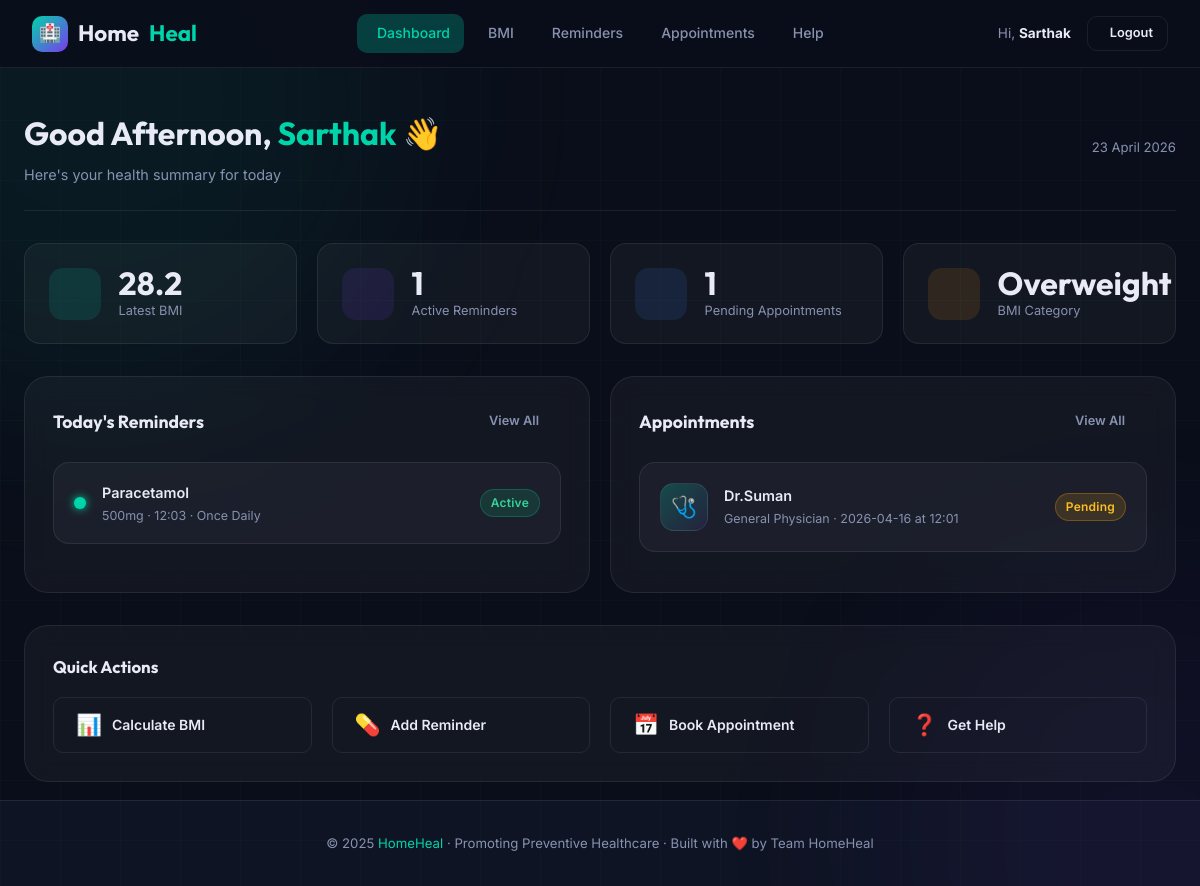
The app's page /dashboard (signed in) with its own data.
### tables this page shows
CREATE TABLE bmi_history (
                id INTEGER PRIMARY KEY AUTOINCREMENT,
                user_id INTEGER NOT NULL,
                weight REAL NOT NULL,
                height REAL NOT NULL,
                bmi REAL NOT NULL,
                category TEXT NOT NULL,
                recorded_at TEXT DEFAULT CURRENT_TIMESTAMP,
                FOREIGN KEY (user_id) REFERENCES users(id)
            );

CREATE TABLE reminders (
                id INTEGER PRIMARY KEY AUTOINCREMENT,
                user_id INTEGER NOT NULL,
                medicine_name TEXT NOT NULL,
                dosage TEXT,
                time TEXT NOT NULL,
                frequency TEXT NOT NULL,
                notes TEXT,
                active INTEGER DEFAULT 1,
                created_at TEXT DEFAULT CURRENT_TIMESTAMP,
                FOREIGN KEY (user_id) REFERENCES users(id)
            );

CREATE TABLE appointments (
                id INTEGER PRIMARY KEY AUTOINCREMENT,
                user_id INTEGER NOT NULL,
                doctor_name TEXT NOT NULL,
                specialization TEXT,
                date TEXT NOT NULL,
                time TEXT NOT NULL,
                reason TEXT,
                status TEXT DEFAULT 'Pending',
                created_at TEXT DEFAULT CURRENT_TIMESTAMP,
                FOREIGN KEY (user_id) REFERENCES users(id)
            );

### app.py (the view)
@app.route('/dashboard')
@login_required
def dashboard():
    uid = session['user_id']
    with get_db() as conn:
        reminders = conn.execute('SELECT * FROM reminders WHERE user_id=? AND active=1 ORDER BY time', (uid,)).fetchall()
        appointments = conn.execute('SELECT * FROM appointments WHERE user_id=? ORDER BY date DESC LIMIT 5', (uid,)).fetchall()
        bmi_latest = conn.execute('SELECT * FROM bmi_history WHERE user_id=? ORDER BY recorded_at DESC LIMIT 1', (uid,)).fetchone()
        reminder_count = conn.execute('SELECT COUNT(*) as c FROM reminders WHERE user_id=? AND active=1', (uid,)).fetchone()['c']
        appt_count = conn.execute('SELECT COUNT(*) as c FROM appointments WHERE user_id=? AND status="Pending"', (uid,)).fetchone()['c']
    now = datetime.now()
    return render_template('dashboard.html',
                           reminders=reminders,
                           appointments=appointments,
                           bmi_latest=bmi_latest,
                           reminder_count=reminder_count,
                           appt_count=appt_count,
                           now_hour=now.hour,
                           now_date=now.strftime('%d %B %Y'))

### app.py (called while the page is built)
def get_db():
    conn = sqlite3.connect(DB_PATH)
    conn.row_factory = sqlite3.Row
    return conn

def login_required(f):
    @wraps(f)
    def decorated(*args, **kwargs):
        if 'user_id' not in session:
            flash('Please log in to continue.', 'warning')
            return redirect(url_for('login'))
        return f(*args, **kwargs)
    return decorated

### templates/dashboard.html (shortened to what this page needs)
{% extends "base.html" %}
{% block content %}
<div class="container">
  <div class="page-header fade-in">
    <div class="flex-center justify-between">
      <div>
        <h1 class="page-title">Good {{ 'Morning' if now_hour < 12 else 'Afternoon' if now_hour < 17 else 'Evening' }}, <span>{{ session.user_name.split()[0] }}</span> 👋</h1>
        <p class="page-subtitle">Here's your health summary for today</p>
      </div>
      <div style="font-size:0.82rem;color:var(--text-muted);">
         {{ now_date }}
      </div>
    </div>
  </div>
  <div class="grid grid-4 mb-4 fade-in delay-1">
    <div class="stat-card">
      <div class="stat-icon stat-icon-green"></div>
      <div>
        <div class="stat-value">{{ bmi_latest.bmi if bmi_latest else '–' }}</div>
        <div class="stat-label">Latest BMI</div>
      </div>
    </div>
    <div class="stat-card">
      <div class="stat-icon stat-icon-purple"></div>
      <div>
        <div class="stat-value">{{ reminder_count }}</div>
        <div class="stat-label">Active Reminders</div>
      </div>
    </div>
    <div class="stat-card">
      <div class="stat-icon stat-icon-blue"></div>
      <div>
        <div class="stat-value">{{ appt_count }}</div>
        <div class="stat-label">Pending Appointments</div>
      </div>
    </div>
    <div class="stat-card">
      <div class="stat-icon stat-icon-yellow"></div>
      <div>
        <div class="stat-value">{{ bmi_latest.category.split()[0] if bmi_latest else 'N/A' }}</div>
        <div class="stat-label">BMI Category</div>
      </div>
    </div>
  </div>
  <div class="grid grid-2 mb-4">
    <div class="card fade-in delay-2">
      <div class="flex-center justify-between mb-3">
        <h2 style="font-family:'Outfit',sans-serif;font-size:1.1rem;font-weight:700;"> Today's Reminders</h2>
        <a href="{{ url_for('reminders') }}" class="btn btn-ghost btn-sm">View All </a>
      </div>
      {% if reminders %}
        {% for r in reminders[:4] %}
        <div class="reminder-item">
          <div class="reminder-dot"></div>
          <div class="reminder-info">
            <div class="reminder-name">{{ r.medicine_name }}</div>
            <div class="reminder-meta">{{ r.dosage }} · {{ r.time }} · {{ r.frequency }}</div>
          </div>
          <span class="badge badge-success">Active</span>
        </div>
        {% endfor %}
      {% endif %}
    </div>
    <div class="card fade-in delay-3">
      <div class="flex-center justify-between mb-3">
        <h2 style="font-family:'Outfit',sans-serif;font-size:1.1rem;font-weight:700;"> Appointments</h2>
        <a href="{{ url_for('appointments') }}" class="btn btn-ghost btn-sm">View All </a>
      </div>
      {% if appointments %}
        {% for a in appointments[:3] %}
        <div class="appt-card">
          <div class="appt-avatar">🩺</div>
          <div class="appt-info">
            <div class="appt-name">{{ a.doctor_name }}</div>
            <div class="appt-meta">{{ a.specialization }} · {{ a.date }} at {{ a.time }}</div>
          </div>
          <span class="badge badge-{% if a.status=='Pending' %}warning{% elif a.status=='Cancelled' %}danger{% else %}success{% endif %}">{{ a.status }}</span>
        </div>
        {% endfor %}
      {% endif %}
    </div>
  </div>
  <div class="card fade-in delay-4 mb-4">
    <h2 style="font-family:'Outfit',sans-serif;font-size:1.05rem;font-weight:700;margin-bottom:1rem;"> Quick Actions</h2>
    <div class="grid grid-4">
      <a href="{{ url_for('bmi') }}" class="btn btn-outline" id="quick-bmi" style="justify-content:flex-start;gap:10px;height:56px;">
        <span style="font-size:1.3rem;">📊</span> Calculate BMI
      </a>
      <a href="{{ url_for('reminders') }}" class="btn btn-outline" id="quick-reminder" style="justify-content:flex-start;gap:10px;height:56px;">
        <span style="font-size:1.3rem;">💊</span> Add Reminder
      </a>
      <a href="{{ url_for('appointments') }}" class="btn btn-outline" id="quick-appt" style="justify-content:flex-start;gap:10px;height:56px;">
        <span style="font-size:1.3rem;">📅</span> Book Appointment
      </a>
      <a href="{{ url_for('help_page') }}" class="btn btn-outline" id="quick-help" style="justify-content:flex-start;gap:10px;height:56px;">
        <span style="font-size:1.3rem;">❓</span> Get Help
      </a>
    </div>
  </div>
</div>
{% endblock %}

### templates/base.html (shortened to what this page needs)
<!DOCTYPE html>
<html lang="en">
<head>
  <link rel="stylesheet" href="{{ url_for('static', filename='css/style.css') }}" />
</head>
<body>
<div class="bg-grid"></div>
<div class="bg-blob bg-blob-1"></div>
<div class="bg-blob bg-blob-2"></div>
<nav class="navbar">
  <a href="{{ url_for('index') }}" class="navbar-brand">
    <div class="brand-icon">🏥</div>
    Home<span class="brand-heal">Heal</span>
  </a>
  {% if session.get('user_id') %}
  <ul class="navbar-nav">
    <li><a href="{{ url_for('dashboard') }}" class="{% if request.endpoint=='dashboard' %}active{% endif %}"> Dashboard</a></li>
    <li><a href="{{ url_for('bmi') }}" class="{% if request.endpoint=='bmi' %}active{% endif %}"> BMI</a></li>
    <li><a href="{{ url_for('reminders') }}" class="{% if request.endpoint=='reminders' %}active{% endif %}"> Reminders</a></li>
    <li><a href="{{ url_for('appointments') }}" class="{% if request.endpoint=='appointments' %}active{% endif %}"> Appointments</a></li>
    <li><a href="{{ url_for('help_page') }}" class="{% if request.endpoint=='help_page' %}active{% endif %}"> Help</a></li>
  </ul>
  <div class="navbar-actions">
    <span style="font-size:0.85rem;color:var(--text-muted);margin-right:8px;">Hi, <strong style="color:var(--text);">{{ session.user_name.split()[0] }}</strong></span>
    <a href="{{ url_for('logout') }}" class="btn btn-outline btn-sm"> Logout</a>
  </div>
  {% endif %}
</nav>
<div class="page-wrapper">
  {% block content %}{% endblock %}
</div>
<footer class="footer">
  <p>© 2025 <span>HomeHeal</span> · Promoting Preventive Healthcare · Built with ❤️ by Team HomeHeal</p>
</footer>
</body>
</html>

### records on screen
bmi_history: bmi "28.2", category "Overweight"
reminders: medicine_name "Paracetamol", dosage "500mg", time "12:03", frequency "Once Daily"
appointments: doctor_name "Dr.Suman", specialization "General Physician", date "2026-04-16", time "12:01", status "Pending"

### other values on screen
{{ session.user_name.split()[0] }} "Sarthak"
{{ reminder_count }} "1"
{{ appt_count }} "1"
